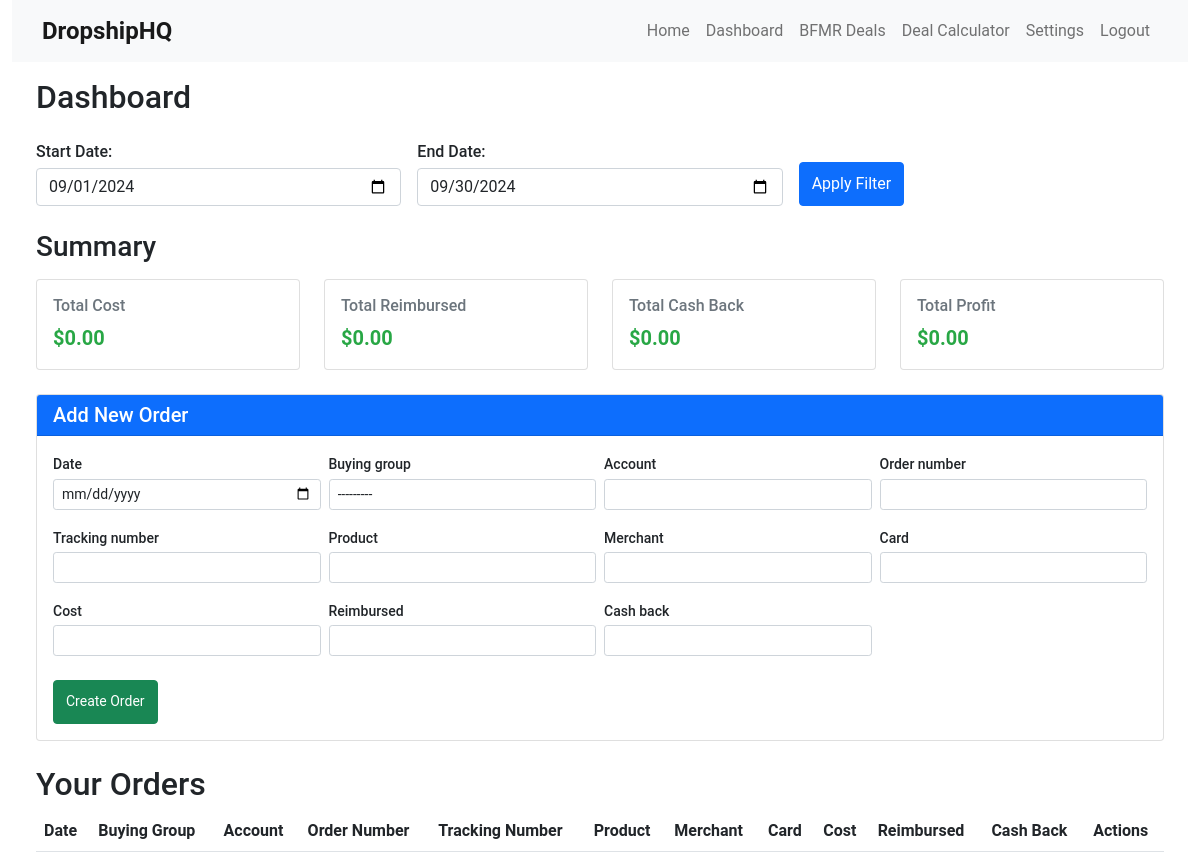
Before: /dashboard/ (signed in) with the older database file.
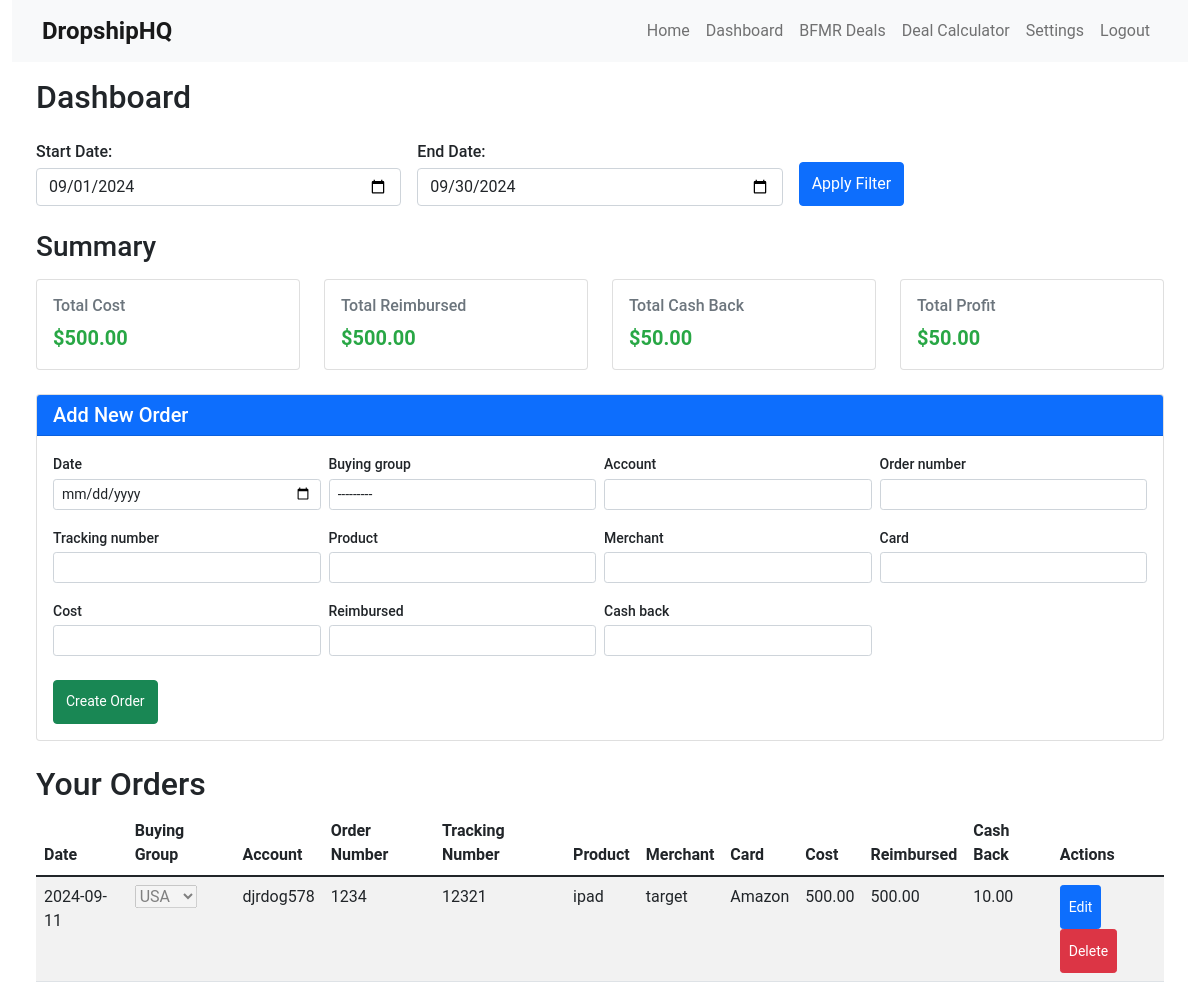
After: the same page with the newer database file.
### core/models.py (models this page shows, shortened)
class Order(models.Model):
    user = models.ForeignKey(User, on_delete=models.CASCADE)
    date = models.DateField()
    buying_group = models.ForeignKey(BuyingGroup, on_delete=models.SET_NULL, null=True, blank=True)
    account = models.CharField(max_length=100)
    order_number = models.CharField(max_length=100)
    tracking_number = models.CharField(max_length=100, blank=True, null=True)
    product = models.CharField(max_length=255)
    merchant = models.CharField(max_length=100)
    card = models.CharField(max_length=100)
    cost = models.DecimalField(max_digits=10, decimal_places=2)
    reimbursed = models.DecimalField(max_digits=10, decimal_places=2)
    cash_back = models.DecimalField(max_digits=10, decimal_places=2)

class BuyingGroup(models.Model):
    user = models.ForeignKey(User, on_delete=models.CASCADE)
    name = models.CharField(max_length=100)
    def __str__(self):
        return self.name

### core/views.py (the view)
# urls.py: path('dashboard/', views.dashboard, name='dashboard'),
@login_required
def dashboard(request):
    if 'remove_filter' in request.GET:
        return redirect('dashboard')
    today = timezone.now().date()
    first_day_of_month = today.replace(day=1)
    last_day_of_month = today.replace(day=calendar.monthrange(today.year, today.month)[1])
    start_date = request.GET.get('start_date')
    end_date = request.GET.get('end_date')
    if not start_date:
        start_date = first_day_of_month
    else:
        start_date = parse_date(start_date) or first_day_of_month
    if not end_date:
        end_date = last_day_of_month
    else:
        end_date = parse_date(end_date) or last_day_of_month
    if end_date < start_date:
        end_date = start_date
    is_filtered = start_date != first_day_of_month or end_date != last_day_of_month
    orders = Order.objects.filter(
        user=request.user,
        date__range=[start_date, end_date]
    ).order_by('-date')
    summary = orders.aggregate(
        total_cost=Sum('cost'),
        total_reimbursed=Sum('reimbursed'),
        total_cash_back=Sum(ExpressionWrapper(
            F('cost') * F('cash_back') / 100,
            output_field=DecimalField(max_digits=10, decimal_places=2)
        )),
        order_count=Count('id')
    )
    summary['total_profit'] = (
        (summary['total_reimbursed'] or 0) +
        (summary['total_cash_back'] or 0) -
        (summary['total_cost'] or 0)
    )
    if summary['order_count'] > 0:
        summary['avg_profit_per_order'] = summary['total_profit'] / summary['order_count']
    else:
        summary['avg_profit_per_order'] = 0
    if request.method == 'POST':
        form = OrderForm(request.POST, user=request.user)
        if form.is_valid():
            order = form.save(commit=False)
            order.user = request.user
            order.save()
            messages.success(request, 'Order created successfully.')
            return redirect('dashboard')
    else:
        form = OrderForm(user=request.user)
    context = {
        'form': form,
        'orders': orders,
        'summary': summary,
        'start_date': start_date,
        'end_date': end_date,
        'is_filtered': is_filtered,
        'buying_groups': BuyingGroup.objects.filter(user=request.user),
    }
    return render(request, 'core/dashboard.html', context)

### core/forms.py
class OrderForm(forms.ModelForm):
    class Meta:
        model = Order
        fields = ['date', 'buying_group', 'account', 'order_number', 'tracking_number', 'product', 'merchant', 'card', 'cost', 'reimbursed', 'cash_back']
        widgets = {
            'date': forms.DateInput(attrs={'type': 'date'}),
        }
    def __init__(self, *args, **kwargs):
        user = kwargs.pop('user', None)
        super(OrderForm, self).__init__(*args, **kwargs)
        if user:
            self.fields['buying_group'].queryset = BuyingGroup.objects.filter(user=user)
        self.fields['buying_group'].required = False
        self.fields['tracking_number'].required = False

### core/templatetags/form_tags.py (called while the page is built)
@register.filter(name='add_class')
def add_class(field, css_class):
    return field.as_widget(attrs={"class": css_class})

### core/templates/core/dashboard.html (shortened to what this page needs)
{% extends 'core/base.html' %}
{% load static %}
{% load form_tags %}
{% block extra_css %}
<link rel="stylesheet" href="{% static 'core/css/dashboard.css' %}">
{% endblock %}
{% block content %}
<div class="container-fluid mt-3">
    <h2 class="mb-4">Dashboard</h2>
    <form method="get" class="mb-4">
        <div class="row g-3">
            <div class="col-md-4 col-sm-6">
                <label for="start_date" class="form-label">Start Date:</label>
                <input type="date" id="start_date" name="start_date" value="{{ start_date|date:'Y-m-d' }}" class="form-control">
            </div>
            <div class="col-md-4 col-sm-6">
                <label for="end_date" class="form-label">End Date:</label>
                <input type="date" id="end_date" name="end_date" value="{{ end_date|date:'Y-m-d' }}" class="form-control">
            </div>
            <div class="col-md-4 col-sm-12 d-flex align-items-end">
                <button type="submit" class="btn btn-primary me-2">Apply Filter</button>
            </div>
        </div>
    </form>
    <h3 class="mb-3">Summary {% if is_filtered %}(Filtered: {{ start_date|date:"M d, Y" }} - {{ end_date|date:"M d, Y" }}){% endif %}</h3>
    <div class="row row-cols-1 row-cols-sm-2 row-cols-md-4 g-4 mb-4">
        <div class="col">
            <div class="card h-100">
                <div class="card-body">
                    <h5 class="card-title">Total Cost</h5>
                    <p class="card-text">${{ summary.total_cost|default:"0.00"|floatformat:2 }}</p>
                </div>
            </div>
        </div>
        <div class="col">
            <div class="card h-100">
                <div class="card-body">
                    <h5 class="card-title">Total Reimbursed</h5>
                    <p class="card-text">${{ summary.total_reimbursed|default:"0.00"|floatformat:2 }}</p>
                </div>
            </div>
        </div>
        <div class="col">
            <div class="card h-100">
                <div class="card-body">
                    <h5 class="card-title">Total Cash Back</h5>
                    <p class="card-text">${{ summary.total_cash_back|default:"0.00"|floatformat:2 }}</p>
                </div>
            </div>
        </div>
        <div class="col">
            <div class="card h-100">
                <div class="card-body">
                    <h5 class="card-title">Total Profit</h5>
                    <p class="card-text">${{ summary.total_profit|default:"0.00"|floatformat:2 }}</p>
                </div>
            </div>
        </div>
    </div>
    <div class="card mb-4 add-new-order">
        <div class="card-header bg-primary text-white">
            <h3 class="mb-0 fs-5">Add New Order</h3>
        </div>
        <div class="card-body">
            <form method="post" class="row g-2">
                {% for field in form %}
                <div class="col-md-4 col-lg-3">
                    <div class="form-group">
                        <label for="{{ field.id_for_label }}" class="form-label small">{{ field.label }}</label>
                        {% if field.field.widget.input_type == 'checkbox' %}
                            <div class="form-check">
                                {{ field }}
                                <label class="form-check-label small" for="{{ field.id_for_label }}">{{ field.label }}</label>
                            </div>
                        {% else %}
                            {{ field|add_class:"form-control form-control-sm" }}
                        {% endif %}
                    </div>
                </div>
                {% endfor %}
                <div class="col-12 mt-3">
                    <button type="submit" class="btn btn-success">Create Order</button>
                </div>
            </form>
        </div>
    </div>
    <h2 class="mt-4">Your Orders</h2>
    <div class="table-responsive">
        <table class="table table-striped">
            <thead>
                <tr>
                    <th>Date</th>
                    <th>Buying Group</th>
                    <th>Account</th>
                    <th>Order Number</th>
                    <th>Tracking Number</th>
                    <th>Product</th>
                    <th>Merchant</th>
                    <th>Card</th>
                    <th>Cost</th>
                    <th>Reimbursed</th>
                    <th>Cash Back</th>
                    <th>Actions</th>
                </tr>
            </thead>
            <tbody>
                {% for order in orders %}
                <tr id="order-{{ order.id }}">
                    <td><span class="editable" data-field="date">{{ order.date|date:"Y-m-d" }}</span></td>
                    <td>
                        <select class="editable" data-field="buying_group" disabled>
                            {% for group in buying_groups %}
                                <option value="{{ group.id }}" {% if order.buying_group_id == group.id %}selected{% endif %}>{{ group.name }}</option>
                            {% endfor %}
                        </select>
                    </td>
                    <td><span class="editable" data-field="account">{{ order.account }}</span></td>
                    <td><span class="editable" data-field="order_number">{{ order.order_number }}</span></td>
                    <td><span class="editable" data-field="tracking_number">{{ order.tracking_number }}</span></td>
                    <td><span class="editable" data-field="product">{{ order.product }}</span></td>
                    <td><span class="editable" data-field="merchant">{{ order.merchant }}</span></td>
                    <td><span class="editable" data-field="card">{{ order.card }}</span></td>
                    <td><span class="editable" data-field="cost">{{ order.cost }}</span></td>
                    <td><span class="editable" data-field="reimbursed">{{ order.reimbursed }}</span></td>
                    <td><span class="editable" data-field="cash_back">{{ order.cash_back }}</span></td>
                    <td>
                        <button class="btn btn-sm btn-primary edit-order" data-order-id="{{ order.id }}">Edit</button>
                        <button class="btn btn-sm btn-danger delete-order" data-order-id="{{ order.id }}">Delete</button>
                    </td>
                </tr>
                {% endfor %}
            </tbody>
        </table>
    </div>
</div>
{% endblock %}

### core/templates/core/base.html (shortened to what this page needs)
<!DOCTYPE html>
{% load static %}
<html lang="en">
<head>
    <link href="https://cdn.jsdelivr.net/npm/bootstrap@5.1.3/dist/css/bootstrap.min.css" rel="stylesheet">
    <link rel="stylesheet" href="{% static 'core/css/styles.css' %}">
    {% block extra_css %}{% endblock %}
</head>
<body>
    <div class="container-fluid">
        <nav class="navbar navbar-expand-lg navbar-light bg-light">
            <div class="container">
                <a class="navbar-brand" href="{% url 'home' %}">DropshipHQ</a>
                <div class="collapse navbar-collapse" id="navbarNav">
                    <ul class="navbar-nav ms-auto">
                        <li class="nav-item">
                            <a class="nav-link" href="{% url 'home' %}">Home</a>
                        </li>
                        {% if user.is_authenticated %}
                            <li class="nav-item">
                                <a class="nav-link" href="{% url 'dashboard' %}">Dashboard</a>
                            </li>
                            <li class="nav-item">
                                <a class="nav-link" href="{% url 'bfmr_deals' %}">BFMR Deals</a>
                            </li>
                            <li class="nav-item">
                                <a class="nav-link" href="{% url 'deal_calculator' %}">Deal Calculator</a>
                            </li>
                            <li class="nav-item">
                                <a class="nav-link" href="{% url 'settings' %}">Settings</a>
                            </li>
                            <li class="nav-item">
                                <a class="nav-link" href="{% url 'logout' %}">Logout</a>
                            </li>
                        {% endif %}
                    </ul>
                </div>
            </div>
        </nav>
        <div class="row">
            <div class="col-12">
                {% block content %}
                {% endblock %}
            </div>
        </div>
    </div>
</body>
</html>

### core/static/core/css/styles.css (style rules this page uses)
body { font-family: 'Roboto', sans-serif; }
.navbar-brand { font-weight: bold; font-size: 1.5rem; }
.card-header { background-color: #f8f9fa; }
.card-body h5 { color: #6c757d; font-size: 1rem; }
.card-body p { font-size: 1.25rem; font-weight: bold; color: #28a745; }

### core/static/core/css/dashboard.css (style rules this page uses)
.card { transition: all 0.3s ease; }
.card.add-new-order { transition: none; }
@media (hover: none) { .btn { min-height: 44px; } }
.card-header h3 { font-size: 1.1rem; }
.form-group { margin-bottom: 0.5rem; }
.form-label { font-weight: 500; margin-bottom: 0.2rem; }
.form-control-sm { font-size: 0.875rem; padding: 0.25rem 0.5rem; }
.btn-success { padding: 0.375rem 0.75rem; font-size: 0.875rem; }
.btn-sm { padding: 0.25rem 0.5rem; font-size: 0.875rem; line-height: 1.5; border-radius: 0.2rem; }

Changed rows visible on the page:
added Order: date "2024-09-11", buying_group.name "USA", account "djrdog578", order_number "1234", tracking_number "12321", product "ipad", merchant "target", card "Amazon", cost "500.00", reimbursed "500.00", cash_back "10.00"
Other visible differences:
{{ summary.total_cost|default:"0.00"|floatformat:2 }}: "0.00" → "500.00"
{{ summary.total_reimbursed|default:"0.00"|floatformat:2 }}: "0.00" → "500.00"
{{ summary.total_cash_back|default:"0.00"|floatformat:2 }}: "0.00" → "50.00"
{{ summary.total_profit|default:"0.00"|floatformat:2 }}: "0.00" → "50.00"
